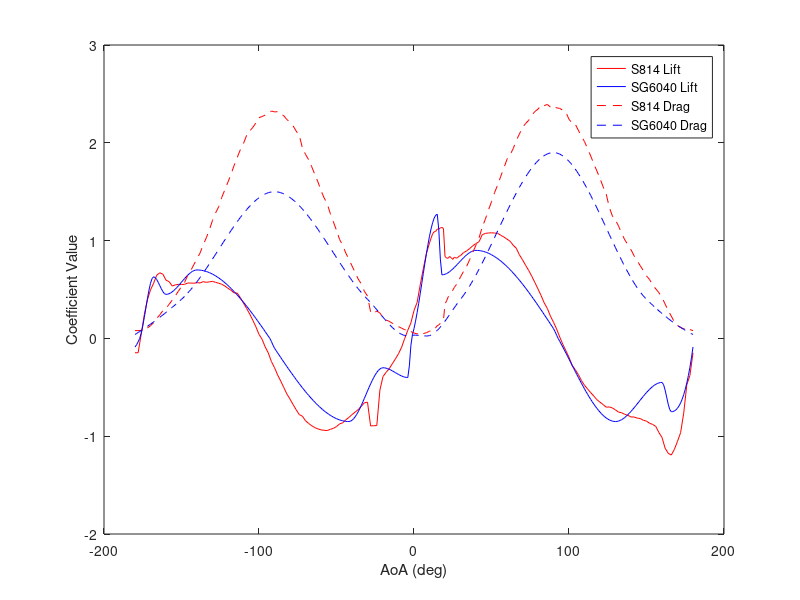

MATLAB code to generate this figure: (Note: this script raises an error after producing the figure.)
% plotClCd.m

clearvars; close all; clc;

nrels814 = importdata('NRELs814.txt');
sg6040 = importdata('sg6040.txt');
S814_15_100Hz = importdata('S814_15_100Hz.txt');
naca63815 = importdata('naca63815.txt');

hfig = figure('Position',[100 100 800 400]);
hax = axes('Parent',hfig);
plot(nrels814(:,1),nrels814(:,2),'-r','DisplayName','S814 Lift')
hold on
plot(sg6040(:,1),sg6040(:,2),'-b','DisplayName','SG6040 Lift')
%plot(S814_15_100Hz(:,1),S814_15_100Hz(:,2),'-c','DisplayName','S814 v2 Lift')
%plot(naca63815(:,1),naca63815(:,2),'-k','DisplayName','NACA63815 Lift')
plot(nrels814(:,1),nrels814(:,3),'--r','DisplayName','S814 Drag')
plot(sg6040(:,1),sg6040(:,3),'--b','DisplayName','SG6040 Drag')
%plot(S814_15_100Hz(:,1),S814_15_100Hz(:,3),'--c','DisplayName','S814 v2 Drag')
%plot(naca63815(:,1),naca63815(:,3),'--k','DisplayName','NACA63815 Drag')
hold off
xlabel('AoA (deg)');
ylabel('Coefficient Value');
legend('Location','best')
export_fig(hfig,[pwd '\..\..\..\figures\liftDrag.png'],'-transparent','-m3');

hfig = figure('Position',[100 100 800 400]);
hax = axes('Parent',hfig);
plot(nrels814(:,1),nrels814(:,2)./nrels814(:,3),':r','Linewidth',2.0,'DisplayName','S814')
hold on
plot(sg6040(:,1),sg6040(:,2)./sg6040(:,3),':b','Linewidth',2.0,'DisplayName','SG6040')
%plot(S814_15_100Hz(:,1),S814_15_100Hz(:,2)./S814_15_100Hz(:,3),':c','Linewidth',2.0,'DisplayName','S814 v2')
%plot(naca63815(:,1),naca63815(:,2)./naca63815(:,3),':k','Linewidth',2.0,'DisplayName','NACA63815')
hold off
xlabel('AoA (deg)');
ylabel('Lift to Drag Ratio');
legend('Location','best')
export_fig(hfig,[pwd '\..\..\..\figures\liftToDrag.png'],'-transparent','-m3');